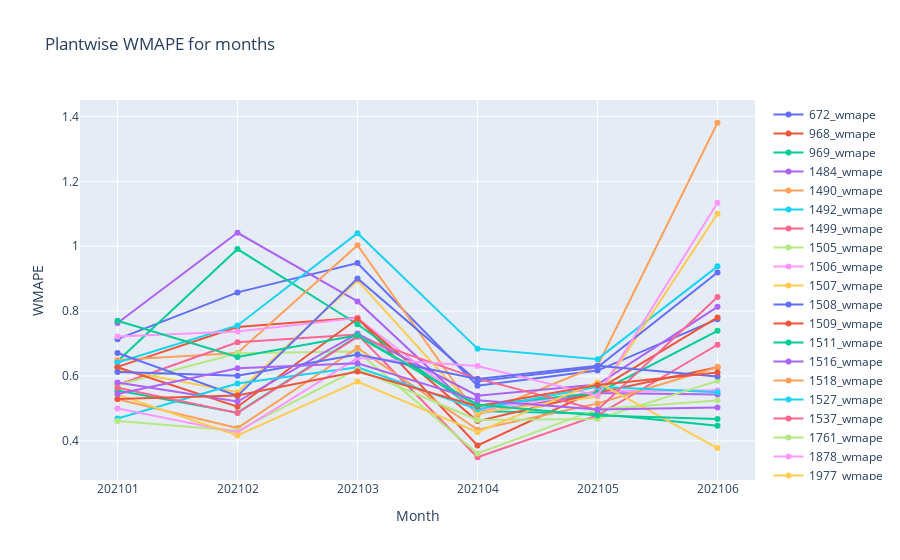
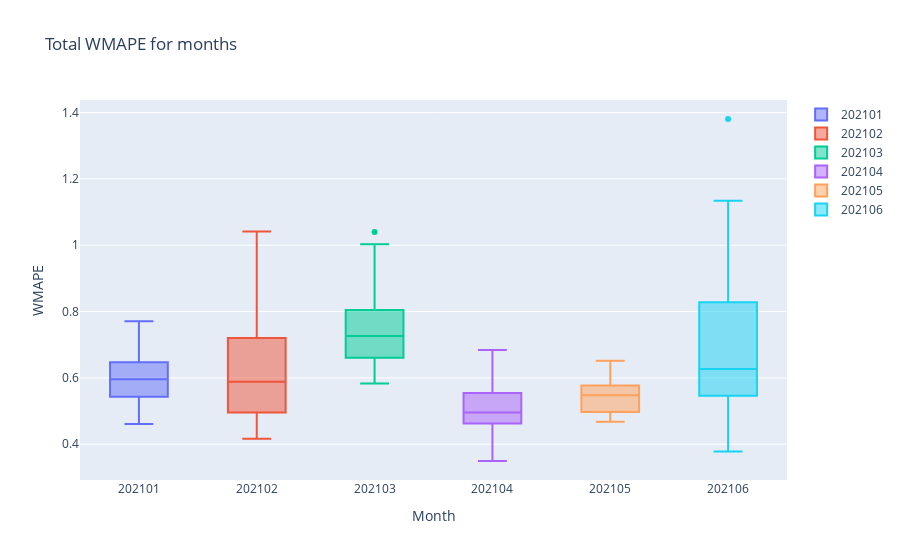
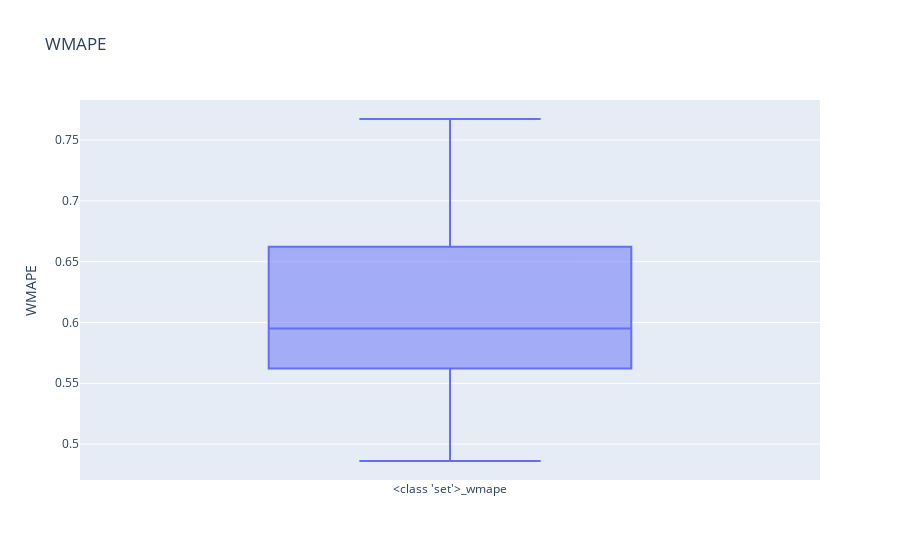

The cell these charts' notebook holds for them, in order:
### Code cell
linear2.plot_accuracy(wmape_month_df, wmape_df)

### Figure 1 — Plotly figure (JSON) as saved in the notebook; plotly's stock layout.template omitted (floating-point values rounded to 4 significant figures)
{"data": [{"line": {"color": "#636EFA"}, "name": "672_wmape", "type": "scatter", "x": ["202101", "202102", "202103", "202104", "202105", "202106"], "y": [0.7134, 0.8576, 0.9483, 0.57, 0.6166, 0.7751]}, {"line": {"color": "#EF553B"}, "name": "968_wmape", "type": "scatter", "x": ["202101", "202102", "202103", "202104", "202105", "202106"], "y": [0.628, 0.7512, 0.7791, 0.3856, 0.5569, 0.7806]}, {"line": {"color": "#00CC96"}, "name": "969_wmape", "type": "scatter", "x": ["202101", "202102", "202103", "202104", "202105", "202106"], "y": [0.6453, 0.9913, 0.7594, 0.4918, 0.4839, 0.4466]}, {"line": {"color": "#AB63FA"}, "name": "1484_wmape", "type": "scatter", "x": ["202101", "202102", "202103", "202104", "202105", "202106"], "y": [0.7631, 1.041, 0.8298, 0.4847, 0.5472, 0.5426]}, {"line": {"color": "#FFA15A"}, "name": "1490_wmape", "type": "scatter", "x": ["202101", "202102", "202103", "202104", "202105", "202106"], "y": [0.6494, 0.6711, 1.003, 0.4796, 0.6311, 1.381]}, {"line": {"color": "#19D3F3"}, "name": "1492_wmape", "type": "scatter", "x": ["202101", "202102", "202103", "202104", "202105", "202106"], "y": [0.6416, 0.7557, 1.04, 0.6842, 0.6518, 0.9379]}, {"line": {"color": "#FF6692"}, "name": "1499_wmape", "type": "scatter", "x": ["202101", "202102", "202103", "202104", "202105", "202106"], "y": [0.572, 0.7039, 0.7278, 0.3494, 0.4783, 0.6963]}, {"line": {"color": "#B6E880"}, "name": "1505_wmape", "type": "scatter", "x": ["202101", "202102", "202103", "202104", "202105", "202106"], "y": [0.5724, 0.6702, 0.6752, 0.361, 0.4976, 0.5241]}, {"line": {"color": "#FF97FF"}, "name": "1506_wmape", "type": "scatter", "x": ["202101", "202102", "202103", "202104", "202105", "202106"], "y": [0.722, 0.7368, 0.7788, 0.4945, 0.5525, 0.5559]}, {"line": {"color": "#FECB52"}, "name": "1507_wmape", "type": "scatter", "x": ["202101", "202102", "202103", "202104", "202105", "202106"], "y": [0.6196, 0.5497, 0.8946, 0.4866, 0.5366, 1.1]}, {"line": {"color": "#636EFA"}, "name": "1508_wmape", "type": "scatter", "x": ["202101", "202102", "202103", "202104", "202105", "202106"], "y": [0.6708, 0.5385, 0.9009, 0.5837, 0.6266, 0.919]}, {"line": {"color": "#EF553B"}, "name": "1509_wmape", "type": "scatter", "x": ["202101", "202102", "202103", "202104", "202105", "202106"], "y": [0.6267, 0.5052, 0.7764, 0.4608, 0.5483, 0.6266]}, {"line": {"color": "#00CC96"}, "name": "1511_wmape", "type": "scatter", "x": ["202101", "202102", "202103", "202104", "202105", "202106"], "y": [0.5555, 0.4868, 0.7226, 0.5086, 0.5476, 0.7392]}, {"line": {"color": "#AB63FA"}, "name": "1516_wmape", "type": "scatter", "x": ["202101", "202102", "202103", "202104", "202105", "202106"], "y": [0.5802, 0.5211, 0.7308, 0.539, 0.5737, 0.8131]}, {"line": {"color": "#FFA15A"}, "name": "1518_wmape", "type": "scatter", "x": ["202101", "202102", "202103", "202104", "202105", "202106"], "y": [0.5283, 0.4394, 0.6867, 0.4345, 0.515, 0.627]}, {"line": {"color": "#19D3F3"}, "name": "1527_wmape", "type": "scatter", "x": ["202101", "202102", "202103", "202104", "202105", "202106"], "y": [0.4686, 0.5767, 0.6265, 0.4974, 0.5669, 0.5496]}, {"line": {"color": "#FF6692"}, "name": "1537_wmape", "type": "scatter", "x": ["202101", "202102", "202103", "202104", "202105", "202106"], "y": [0.5634, 0.4858, 0.7208, 0.5917, 0.4954, 0.8433]}, {"line": {"color": "#B6E880"}, "name": "1761_wmape", "type": "scatter", "x": ["202101", "202102", "202103", "202104", "202105", "202106"], "y": [0.4613, 0.4309, 0.6208, 0.4643, 0.4676, 0.5849]}, {"line": {"color": "#FF97FF"}, "name": "1878_wmape", "type": "scatter", "x": ["202101", "202102", "202103", "202104", "202105", "202106"], "y": [0.4994, 0.426, 0.6552, 0.6308, 0.5395, 1.134]}, {"line": {"color": "#FECB52"}, "name": "1977_wmape", "type": "scatter", "x": ["202101", "202102", "202103", "202104", "202105", "202106"], "y": [0.5425, 0.4169, 0.5829, 0.4266, 0.5808, 0.3778]}, {"line": {"color": "#636EFA"}, "name": "2113_wmape", "type": "scatter", "x": ["202101", "202102", "202103", "202104", "202105", "202106"], "y": [0.6123, 0.6007, 0.6664, 0.5904, 0.6317, 0.5985]}, {"line": {"color": "#EF553B"}, "name": "2123_wmape", "type": "scatter", "x": ["202101", "202102", "202103", "202104", "202105", "202106"], "y": [0.5287, 0.5396, 0.6138, 0.5066, 0.5722, 0.6106]}, {"line": {"color": "#00CC96"}, "name": "2140_wmape", "type": "scatter", "x": ["202101", "202102", "202103", "202104", "202105", "202106"], "y": [0.7704, 0.6586, 0.7256, 0.5114, 0.4782, 0.467]}, {"line": {"color": "#AB63FA"}, "name": "2180_wmape", "type": "scatter", "x": ["202101", "202102", "202103", "202104", "202105", "202106"], "y": [0.5445, 0.6234, 0.639, 0.5248, 0.4965, 0.5028]}], "layout": {"autosize": true, "title": {"text": "Plantwise WMAPE for months"}, "xaxis": {"autorange": true, "range": [-0.2987, 5.299], "title": {"text": "Month"}, "type": "category"}, "yaxis": {"autorange": true, "range": [0.2643, 1.466], "title": {"text": "WMAPE"}, "type": "linear"}}}

### Figure 2 — Plotly figure (JSON) as saved in the notebook; plotly's stock layout.template omitted (floating-point values rounded to 4 significant figures)
{"data": [{"name": "202101", "type": "box", "y": [0.7134, 0.628, 0.6453, 0.7631, 0.6494, 0.6416, 0.572, 0.5724, 0.722, 0.6196, 0.6708, 0.6267, 0.5555, 0.5802, 0.5283, 0.4686, 0.5634, 0.4613, 0.4994, 0.5425, 0.6123, 0.5287, 0.7704, 0.5445]}, {"name": "202102", "type": "box", "y": [0.8576, 0.7512, 0.9913, 1.041, 0.6711, 0.7557, 0.7039, 0.6702, 0.7368, 0.5497, 0.5385, 0.5052, 0.4868, 0.5211, 0.4394, 0.5767, 0.4858, 0.4309, 0.426, 0.4169, 0.6007, 0.5396, 0.6586, 0.6234]}, {"name": "202103", "type": "box", "y": [0.9483, 0.7791, 0.7594, 0.8298, 1.003, 1.04, 0.7278, 0.6752, 0.7788, 0.8946, 0.9009, 0.7764, 0.7226, 0.7308, 0.6867, 0.6265, 0.7208, 0.6208, 0.6552, 0.5829, 0.6664, 0.6138, 0.7256, 0.639]}, {"name": "202104", "type": "box", "y": [0.57, 0.3856, 0.4918, 0.4847, 0.4796, 0.6842, 0.3494, 0.361, 0.4945, 0.4866, 0.5837, 0.4608, 0.5086, 0.539, 0.4345, 0.4974, 0.5917, 0.4643, 0.6308, 0.4266, 0.5904, 0.5066, 0.5114, 0.5248]}, {"name": "202105", "type": "box", "y": [0.6166, 0.5569, 0.4839, 0.5472, 0.6311, 0.6518, 0.4783, 0.4976, 0.5525, 0.5366, 0.6266, 0.5483, 0.5476, 0.5737, 0.515, 0.5669, 0.4954, 0.4676, 0.5395, 0.5808, 0.6317, 0.5722, 0.4782, 0.4965]}, {"name": "202106", "type": "box", "y": [0.7751, 0.7806, 0.4466, 0.5426, 1.381, 0.9379, 0.6963, 0.5241, 0.5559, 1.1, 0.919, 0.6266, 0.7392, 0.8131, 0.627, 0.5496, 0.8433, 0.5849, 1.134, 0.3778, 0.5985, 0.6106, 0.467, 0.5028]}], "layout": {"autosize": true, "title": {"text": "Total WMAPE for months"}, "xaxis": {"autorange": true, "range": [-0.5, 5.5], "title": {"text": "Month"}, "type": "category"}, "yaxis": {"autorange": true, "range": [0.2921, 1.438], "title": {"text": "WMAPE"}, "type": "linear"}}}

### Figure 3 — Plotly figure (JSON) as saved in the notebook; plotly's stock layout.template omitted (floating-point values rounded to 4 significant figures)
{"data": [{"name": "<class 'set'>_wmape", "type": "box", "y": [0.7576, 0.6389, 0.6625, 0.7281, 0.7186, 0.7673, 0.5877, 0.5601, 0.6622, 0.6473, 0.6767, 0.5893, 0.5769, 0.6009, 0.5296, 0.5447, 0.586, 0.495, 0.5659, 0.4861, 0.6165, 0.5572, 0.6209, 0.5643]}], "layout": {"autosize": true, "title": {"text": "WMAPE"}, "xaxis": {"autorange": true, "range": [-0.5, 0.5], "type": "category"}, "yaxis": {"autorange": true, "range": [0.4705, 0.7829], "title": {"text": "WMAPE"}, "type": "linear"}}}
